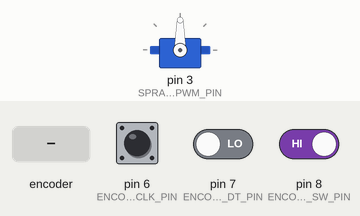
Bench run of a sketch on a simulated Arduino Uno, built with avr-gcc and run on an emulated ATmega328P. Parts: servo. The test bench sets the inputs (shaded band); at power-on: pin 6 (ENCODER_CLK_PIN) HIGH, pin 7 (ENCODER_DT_PIN) LOW, pin 8 (ENCODER_SW_PIN) HIGH.

Above: at 2.4 s.
2.5 s: rotary encoder on pin 6 (ENCODER_CLK_PIN) / pin 2 (encoderDtPin) turned 3 steps (first pin leading)
Timing chart, 0 to 5.5 s (numbered marks = the images above; inputs shaded):
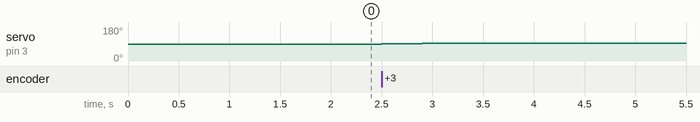

Measured:
- after the input at 2.5 s, servo on pin 3 (SPRAY_SERVO_PWM_PIN): 90° → 91° at once, → 92° 0.20 s later, → 93° 0.20 s later

The sketch:

arduino.ino
```cpp
// Simple test code that will just run a servo based on the movement of an
// attached encoder.
//
// Twisting the encoder will rotate all servos back and forth.
// Clicking the encoder will reset all servos to 90 degrees.

#include <Servo.h>

// Connections.

const int SPRAY_SERVO_PWM_PIN = 3;
const int ENCODER_CLK_PIN = 6;
const int ENCODER_DT_PIN = 7;
const int ENCODER_SW_PIN = 8;

// In addition to these, be sure to connect:
//
//  - Servo, Arduino, and Encoder ground to shared ground
//  - Encoder 5V to Arduino 5V
//  - 5V power supply to servo 5V lines (not shared with Arduino/Encoder)

// Global vars.

Servo sprayServo;
int servoPosition = 90;

void setup() {
  setUpEncoder(ENCODER_CLK_PIN, ENCODER_DT_PIN);
  pinMode(ENCODER_SW_PIN, INPUT);

  sprayServo.attach(SPRAY_SERVO_PWM_PIN);

  writeDegreeToAllServos(servoPosition);

  delay (1250);
}

void loop() {
  servoPosition += readEncoder();

  if (servoPosition < 2) {
    servoPosition = 2;
  } else if (servoPosition > 180) {
    servoPosition = 180;
  }
  if (!digitalRead(ENCODER_SW_PIN)) {
    servoPosition = 90;
  }

  writeDegreeToAllServos(servoPosition);
}

void writeDegreeToAllServos(int servoPosition) {
  sprayServo.write(servoPosition);
}
```

encoder.ino
```cpp
// Usage:
// Put this in the same directory as the code using it, then just call the
// methods directly.

// Encoder variables.
int encoderClkPin = 3;  // Connected to CLK on KY-040
int encoderDtPin = 2;  // Connected to DT on KY-040
int encoderClkPinLast;
boolean skipNext = false;

void setUpEncoder(int _encoderClkPin, int _encoderDtPin) {
  encoderClkPin = _encoderClkPin;
  encoderDtPin = _encoderDtPin;
  // Encoder setup.
  pinMode(encoderClkPin,INPUT);
  pinMode(encoderDtPin,INPUT);
  // Read initial encoder state.
  encoderClkPinLast = digitalRead(encoderClkPin);
}

// There's an issue with this, it occasionally reads CCW rotation as CW.
int readEncoder() {
  int aVal = digitalRead(encoderClkPin);
  if (aVal != encoderClkPinLast) {
    // The knob is rotating.
    encoderClkPinLast = aVal;

    // For some reason the encoder counts twice per step? Get rid of that.
    if (skipNext) {
      skipNext = false;
      return 0;
    }
    skipNext = true;

    if (digitalRead(encoderDtPin) != aVal) {
      // We're rotating CCW.
      return -1;
    } else {
      // CW.
      return 1;
    }
  }

  return 0;
}
```
